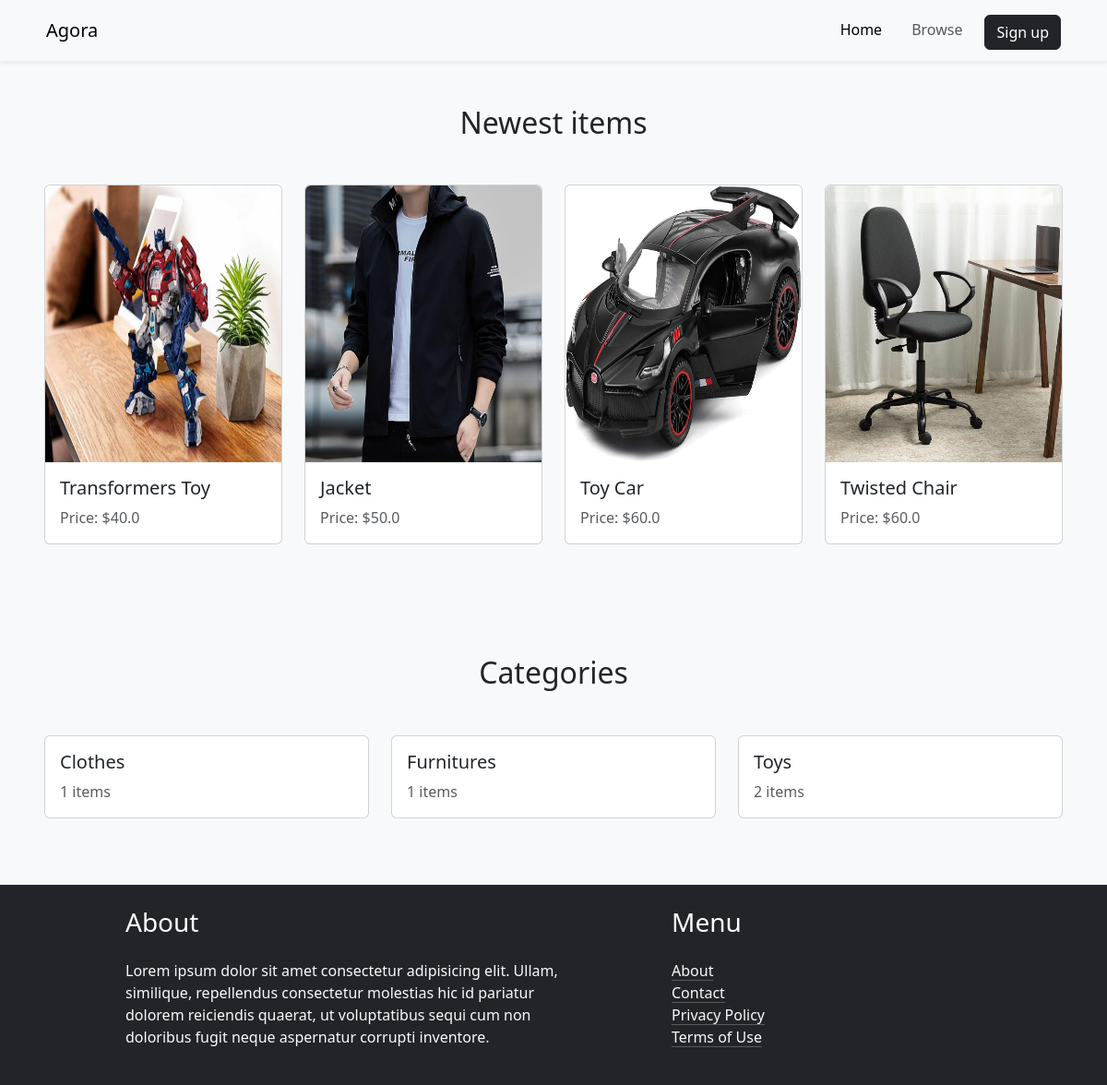
The app's page /, older data.
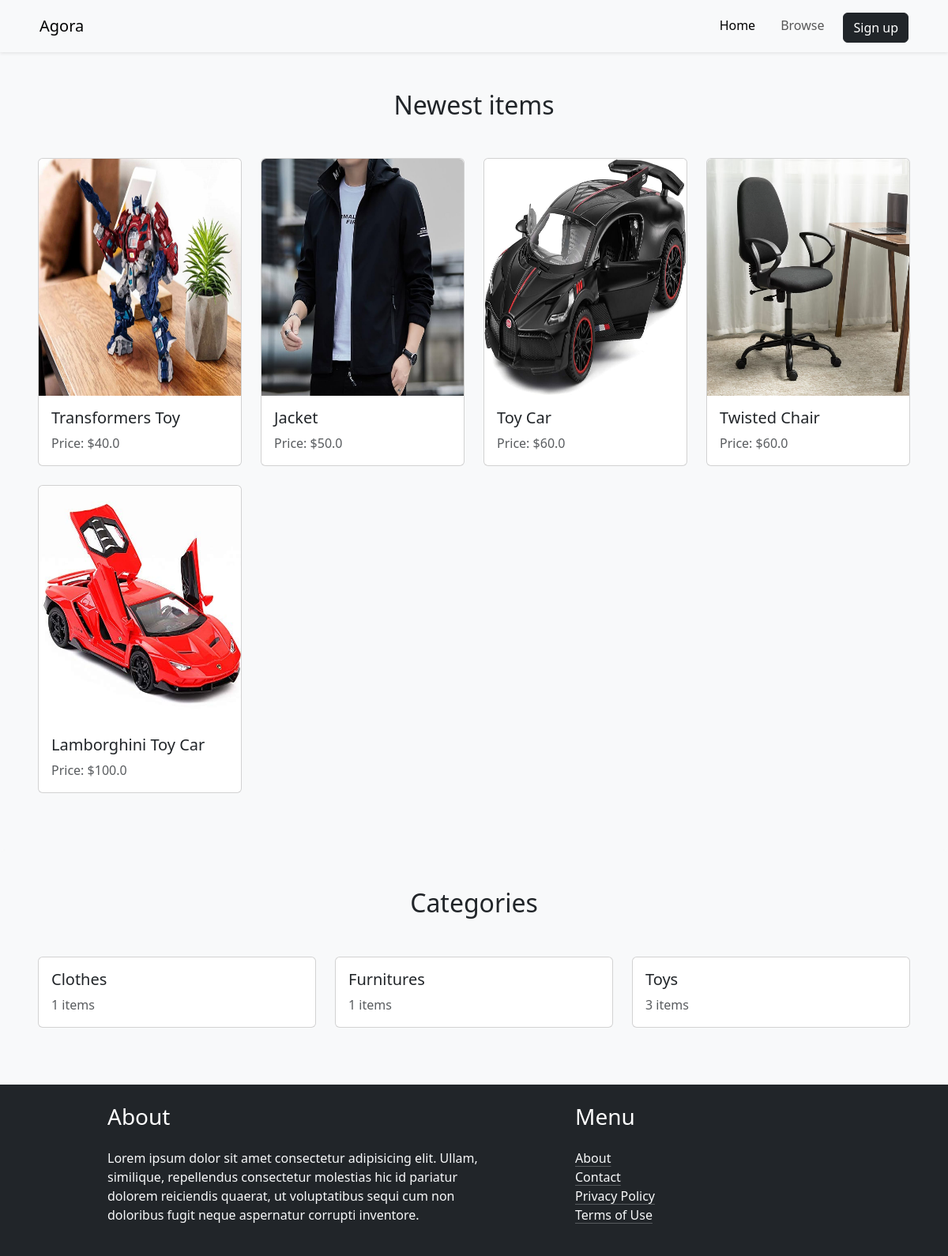
The same page, newer data.
### item/models.py (models this page shows, shortened)
class Item(models.Model):
    category = models.ForeignKey(Category, related_name='items', on_delete=models.CASCADE)
    name = models.CharField(max_length=255)
    description = models.TextField(blank=True, null=True)
    price = models.FloatField()
    image = models.ImageField(upload_to='item_images', blank=True, null=True)
    is_sold = models.BooleanField(default=False)
    created_by = models.ForeignKey(User, related_name='items', on_delete=models.CASCADE)
    created_at = models.DateTimeField(auto_now_add = True)

class Category(models.Model):
    name = models.CharField(max_length=255)
    class Meta:
        ordering = ('name',)
        verbose_name_plural = 'Categories'

### core/views.py (the view)
# urls.py: path('', views.index, name='index'),
def index(request):
    items = Item.objects.filter(is_sold = False)[0:6]
    categories = Category.objects.all()
    return render(request, 'core/index.html', {
        'categories' : categories,
        'items' : items
    })

### core/templates/core/index.html (shortened to what this page needs)
{% extends 'core/base.html' %}
{% block content %}
    <div class="p-5 bg-light rounded">
        <h2 class="mb-5 text-center">Newest items</h2>
        <div class="row">
            {% for item in items %}
                <div class="col-lg-3 col-md-6 mb-4">
                    <a href="{% url 'item:detail' item.id %}" class="text-decoration-none">
                        <div class="card h-100">
                            <div class="card-img-container">
                                <img src="{{ item.image.url }}" class="rounded-top zoom-img" width="100%" height="300px" alt="{{ item.name }}">
                            </div>
                            <div class="card-body">
                                <h5 class="card-title">{{ item.name }}</h5>
                                <p class="card-text text-muted">Price: ${{ item.price }}</p>
                            </div>
                        </div>
                    </a>
                </div>
            {% endfor %}
        </div>
    </div>
    <div class="p-5 bg-light rounded">
        <h2 class="mb-5 text-center">Categories</h2>
        <div class="row">
            {% for category in categories %}
                <div class="col-md-4 mb-4">
                    <a href="{% url 'item:items' %}?query={{query}}&category={{category.id}}" class="text-decoration-none">
                        <div class="card h-100">
                            <div class="card-body">
                                <h5 class="card-title">{{ category.name }}</h5>
                                <p class="card-text text-muted">{{ category.items.count }} items</p>
                            </div>
                        </div>
                    </a>
                </div>
            {% endfor %}
        </div>
    </div>
{% endblock %}

### core/templates/core/base.html (shortened to what this page needs)
<!DOCTYPE html>
<html lang="en">
<head>
    <link href="https://cdn.jsdelivr.net/npm/bootstrap@5.3.3/dist/css/bootstrap.min.css" rel="stylesheet">
</head>
<body class="bg-light">
    <nav class="navbar navbar-expand-lg bg-body-tertiary shadow-sm">
        <div class="container p-1">
          <a class="navbar-brand ms-3" href="#">Agora</a>
          <div>
              <div class="collapse navbar-collapse me-3" id="navbarNav">
                <ul class="navbar-nav">
                  <li class="nav-item">
                    <a class="nav-link fs-6 ms-3 active" aria-current="page" href="{% url 'core:index' %}">Home</a>
                  </li>
                  <li class="nav-item">
                    <a class="nav-link fs-6 ms-3" href="{% url 'item:items' %}">Browse</a>
                  </li>
                  {% if request.user.is_authenticated %}
                  <li class="nav-item"></li>
                    <a class="nav-link fs-6 ms-3" href="{% url 'item:new' %}">Add New</a>
                  </li>
                  <li class="nav-item">
                    <a class="nav-link fs-6 ms-3" href="{% url 'dashboard:index' %}">Dashboard</a>
                  </li>
                  <li class="nav-item"></li>
                    <a class="btn btn-dark px-3 mt-1 ms-3" href="/inbox/">Inbox</a>
                  </li>
                  <li class="nav-item">
                    <a class="btn btn-outline-secondary mt-1 ms-3" href="/logout/">Logout</a>
                  </li>
                  {% else %}
                  <li class="nav-item">
                    <a class="btn btn-dark mt-1 ms-3" href="/signup/">Sign up</a>
                  </li>
                  {% endif %}
                </ul>
              </div>
          </div>
        </div>
      </nav>
    <div class="px-6 py-6">
        {% block content %}
        {% endblock %}
    </div>
    <footer class="py-4 px-4 d-flex justify-content-evenly bg-dark text-white">
        <div class="col-md-6 px-5">
            <h3 class="mb-4 font-weight-bold text-white">About</h3>
            <p class="text-light">Lorem ipsum dolor sit amet consectetur adipisicing elit. Ullam, similique, repellendus consectetur molestias hic id pariatur dolorem reiciendis quaerat, ut voluptatibus sequi cum non doloribus fugit neque aspernatur corrupti inventore.</p>
        </div>
        <div class="col-md-4">
            <h3 class="mb-4 text-white">Menu</h3>
            <ul class="list-unstyled">
                <li><a href="#" class="link-light link-offset-2 link-underline-opacity-25 link-underline-opacity-100-hover">About</a></li>
                <li><a href="{% url 'core:contact' %}" class="link-light link-offset-2 link-underline-opacity-25 link-underline-opacity-100-hover">Contact</a></li>
                <li><a href="#" class="link-light link-offset-2 link-underline-opacity-25 link-underline-opacity-100-hover">Privacy Policy</a></li>
                <li><a href="#" class="link-light link-offset-2 link-underline-opacity-25 link-underline-opacity-100-hover">Terms of Use</a></li>
            </ul>
        </div>
    </footer>
</body>
</html>

### core/templates/core/base.html (style rules this page uses)
.card-img-container { overflow: hidden; }
.zoom-img { transition: transform 0.3s ease; }

Row changes from the older to the newer data that the page shows:
added Item: image (picture), name "Lamborghini Toy Car", price "100.0"
computed for Category "Toys": items.count "2" → "3"
